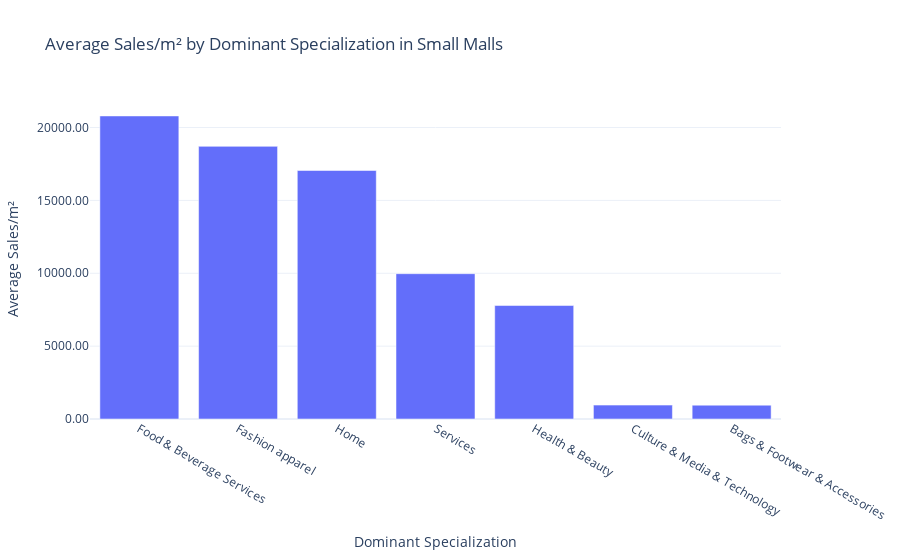

Notebook code for this chart:
### Code cell
import plotly.express as px

# Plot the average sales/m² for each dominant specialization
fig = px.bar(
    specialization_sales,
    x='dominant_specialization',
    y='mall_sales_per_m2',
    title='Average Sales/m² by Dominant Specialization in Small Malls',
    labels={'dominant_specialization': 'Dominant Specialization', 'mall_sales_per_m2': 'Average Sales/m²'},
    #text='mall_sales_per_m2'  # Display sales/m² values on the bars
)

# Update layout for better readability
fig.update_layout(
    xaxis_title='Dominant Specialization',
    yaxis_title='Average Sales/m²',
    yaxis=dict(tickformat=".2f"),
    template='plotly_white'
)

# Add hover text
#fig.update_traces(texttemplate='%{text:.2f}', textposition='outside')

# Show the plot
fig.show()

### Figure 1 — Plotly figure (JSON) as saved in the notebook; plotly's stock layout.template omitted (floating-point values rounded to 4 significant figures)
{"data": [{"alignmentgroup": "True", "hovertemplate": "Dominant Specialization=%{x}<br>Average Sales/m²=%{y}<extra></extra>", "legendgroup": "", "marker": {"color": "#636efa", "pattern": {"shape": ""}}, "name": "", "offsetgroup": "", "orientation": "v", "showlegend": false, "textposition": "auto", "type": "bar", "x": ["Food & Beverage Services", "Fashion apparel", "Home", "Services", "Health & Beauty", "Culture & Media & Technology", "Bags & Footwear & Accessories"], "xaxis": "x", "y": [20790.0, 18710.0, 17050.0, 9971.0, 7786.0, 953.3, 949.5], "yaxis": "y"}], "layout": {"barmode": "relative", "legend": {"tracegroupgap": 0}, "title": {"text": "Average Sales/m² by Dominant Specialization in Small Malls"}, "xaxis": {"anchor": "y", "domain": [0, 1], "title": {"text": "Dominant Specialization"}}, "yaxis": {"anchor": "x", "domain": [0, 1], "tickformat": ".2f", "title": {"text": "Average Sales/m²"}}}}
